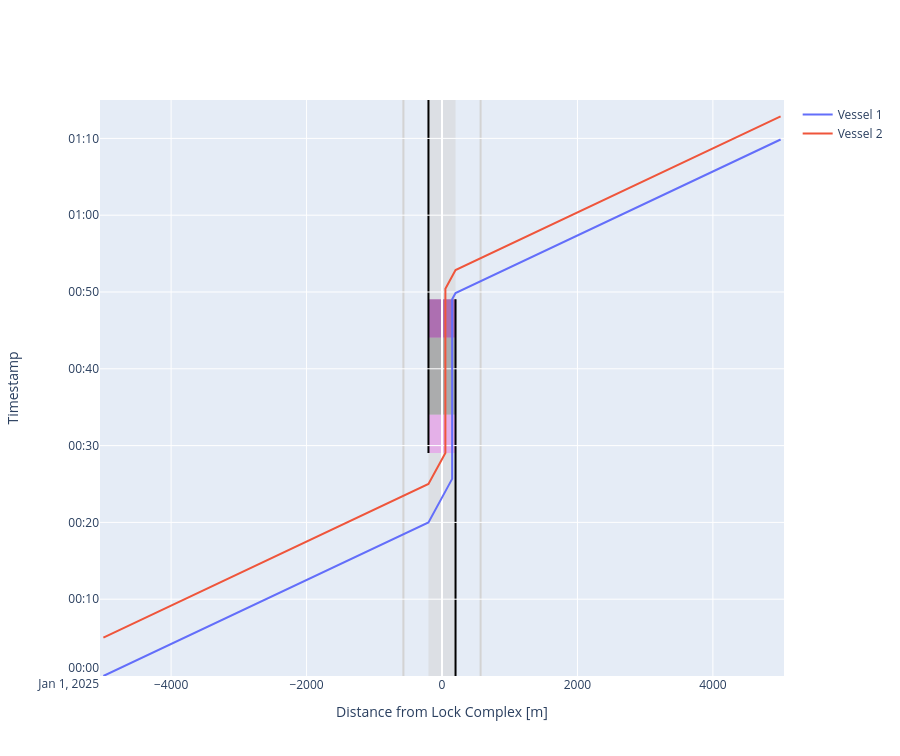

The cell this chart's notebook holds for it:
### Markdown cell above
##### Time-distance diagram
The time-distance diagram confirms the above.

### Code cell
def cm_to_pixels(cm):
    return cm * 37.8 # Set figure height to 10 cmfig.update_layout(height=cm_to_pixels(10))

# We can plot the time-distance diagram
fig = lock_chamber.plot(xlimmin = -5050, 
                        xlimmax = 5050, 
                        ylimmin = datetime.datetime(2025, 1, 1, 0, 0, 0),
                        ylimmax = datetime.datetime(2025, 1, 1, 1, 15, 0),
                        method='Plotly')

fig.update_layout(height=cm_to_pixels(20))

### Figure 1 — Plotly figure (JSON) as saved in the notebook; plotly's stock layout.template omitted (floating-point values rounded to 4 significant figures)
{"data": [{"mode": "lines", "name": "Vessel 1", "type": "scatter", "x": [-5000.0, -5000.0, -200.0, -200.0, 150.0, 150.0, 150.0, 150.0, 150.0, 150.0, 150.0, 150.0, 200.0, 200.0, 570.0, 5000.0], "xaxis": "x", "y": ["2025-01-01T00:00:00", "2025-01-01T00:00:00", "2025-01-01T00:20:00", "2025-01-01T00:20:00", "2025-01-01T00:25:40.172786", "2025-01-01T00:29:02.980562", "2025-01-01T00:34:02.980562", "2025-01-01T00:34:02.980562", "2025-01-01T00:44:02.980562", "2025-01-01T00:44:02.980562", "2025-01-01T00:49:02.980562", "2025-01-01T00:49:02.980562", "2025-01-01T00:49:51.576674", "2025-01-01T00:49:51.576674", "2025-01-01T00:51:24.076674", "2025-01-01T01:09:51.576674"], "yaxis": "y"}, {"mode": "lines", "name": "Vessel 2", "type": "scatter", "x": [-5000.0, -5000.0, -200.0, -200.0, 50.0, 50.0, 50.0, 50.0, 50.0, 50.0, 50.0, 50.0, 50.0, 50.0, 200.0, 200.0, 570.0, 5000.0], "xaxis": "x", "y": ["2025-01-01T00:05:00", "2025-01-01T00:05:00", "2025-01-01T00:25:00", "2025-01-01T00:25:00", "2025-01-01T00:29:02.980562", "2025-01-01T00:29:02.980562", "2025-01-01T00:34:02.980562", "2025-01-01T00:34:02.980562", "2025-01-01T00:44:02.980562", "2025-01-01T00:44:02.980562", "2025-01-01T00:49:02.980562", "2025-01-01T00:49:02.980562", "2025-01-01T00:50:25.788337", "2025-01-01T00:50:25.788337", "2025-01-01T00:52:51.576674", "2025-01-01T00:52:51.576674", "2025-01-01T00:54:24.076674", "2025-01-01T01:12:51.576674"], "yaxis": "y"}], "layout": {"height": 756, "shapes": [{"fillcolor": "lightgrey", "layer": "below", "line": {"width": 0}, "name": "Lock Geometry", "opacity": 0.5, "type": "rect", "x0": -200, "x1": 200, "y0": "2025-01-01T00:00:00", "y1": "2025-01-01T01:15:00"}, {"fillcolor": "violet", "layer": "below", "line": {"width": 0}, "name": "Lock gate closing", "opacity": 0.5, "type": "rect", "x0": -200, "x1": 200, "xref": "x", "y0": "2025-01-01T00:29:02.980562", "y1": "2025-01-01T00:34:02.980562", "yref": "y"}, {"fillcolor": "grey", "layer": "below", "line": {"width": 0}, "name": "Lock levelling", "opacity": 0.5, "type": "rect", "x0": -200, "x1": 200, "xref": "x", "y0": "2025-01-01T00:34:02.980562", "y1": "2025-01-01T00:44:02.980562", "yref": "y"}, {"fillcolor": "purple", "layer": "below", "line": {"width": 0}, "name": "Lock gate opening", "opacity": 0.5, "type": "rect", "x0": -200, "x1": 200, "xref": "x", "y0": "2025-01-01T00:44:02.980562", "y1": "2025-01-01T00:49:02.980562", "yref": "y"}, {"fillcolor": "darkgrey", "layer": "below", "line": {"width": 0}, "name": "Lock gate opening", "opacity": 0.5, "type": "rect", "x0": -200, "x1": 200, "xref": "x", "y0": "2025-01-01T00:34:02.980562", "y1": "2025-01-01T00:44:02.980562", "yref": "y"}, {"layer": "below", "line": {"color": "black"}, "name": "Lock gate opening", "type": "line", "x0": -200, "x1": -200, "xref": "x", "y0": "2025-01-01T00:29:02.980562", "y1": "2025-01-01T01:15:00", "yref": "y"}, {"layer": "below", "line": {"color": "black"}, "name": "Lock gate opening", "type": "line", "x0": 200, "x1": 200, "xref": "x", "y0": "2025-01-01T00:00:00", "y1": "2025-01-01T00:49:02.980562", "yref": "y"}, {"layer": "below", "line": {"color": "lightgrey"}, "type": "line", "x0": -570, "x1": -570, "xref": "x", "y0": 0, "y1": 1, "yref": "y domain"}, {"layer": "below", "line": {"color": "lightgrey"}, "type": "line", "x0": 570, "x1": 570, "xref": "x", "y0": 0, "y1": 1, "yref": "y domain"}], "showlegend": true, "xaxis": {"anchor": "y", "domain": [0, 1], "range": [-5050, 5050], "title": {"text": "Distance from Lock Complex [m]"}}, "yaxis": {"anchor": "x", "domain": [0, 1], "range": ["2025-01-01T00:00:00", "2025-01-01T01:15:00"], "title": {"text": "Timestamp"}}}}
